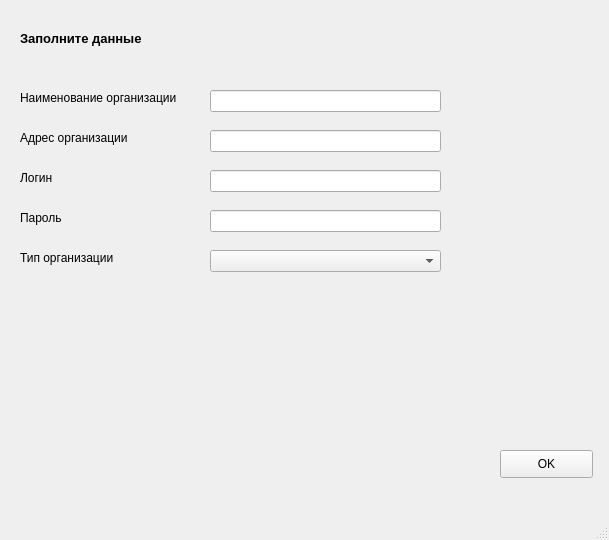
<?xml version="1.0" encoding="UTF-8"?>
<ui version="4.0">
 <class>MainWindow</class>
 <widget class="QMainWindow" name="MainWindow">
  <property name="geometry">
   <rect>
    <x>0</x>
    <y>0</y>
    <width>609</width>
    <height>540</height>
   </rect>
  </property>
  <property name="windowTitle">
   <string>организация</string>
  </property>
  <widget class="QWidget" name="centralwidget">
   <widget class="QLineEdit" name="lineEdit_2">
    <property name="geometry">
     <rect>
      <x>210</x>
      <y>90</y>
      <width>231</width>
      <height>22</height>
     </rect>
    </property>
   </widget>
   <widget class="QLabel" name="label_2">
    <property name="geometry">
     <rect>
      <x>20</x>
      <y>90</y>
      <width>171</width>
      <height>16</height>
     </rect>
    </property>
    <property name="text">
     <string>Наименование организации</string>
    </property>
   </widget>
   <widget class="QLabel" name="label_9">
    <property name="geometry">
     <rect>
      <x>20</x>
      <y>130</y>
      <width>131</width>
      <height>16</height>
     </rect>
    </property>
    <property name="text">
     <string>Адрес организации</string>
    </property>
   </widget>
   <widget class="QLabel" name="label_10">
    <property name="geometry">
     <rect>
      <x>20</x>
      <y>170</y>
      <width>131</width>
      <height>16</height>
     </rect>
    </property>
    <property name="text">
     <string>Логин</string>
    </property>
   </widget>
   <widget class="QLabel" name="label_11">
    <property name="geometry">
     <rect>
      <x>20</x>
      <y>210</y>
      <width>131</width>
      <height>16</height>
     </rect>
    </property>
    <property name="text">
     <string>Пароль</string>
    </property>
   </widget>
   <widget class="QLabel" name="label_12">
    <property name="geometry">
     <rect>
      <x>20</x>
      <y>30</y>
      <width>281</width>
      <height>16</height>
     </rect>
    </property>
    <property name="font">
     <font>
      <pointsize>10</pointsize>
      <weight>75</weight>
      <bold>true</bold>
     </font>
    </property>
    <property name="text">
     <string>Заполните данные</string>
    </property>
   </widget>
   <widget class="QLineEdit" name="lineEdit_3">
    <property name="geometry">
     <rect>
      <x>210</x>
      <y>130</y>
      <width>231</width>
      <height>22</height>
     </rect>
    </property>
   </widget>
   <widget class="QLineEdit" name="lineEdit_4">
    <property name="geometry">
     <rect>
      <x>210</x>
      <y>170</y>
      <width>231</width>
      <height>22</height>
     </rect>
    </property>
   </widget>
   <widget class="QLineEdit" name="lineEdit_5">
    <property name="geometry">
     <rect>
      <x>210</x>
      <y>210</y>
      <width>231</width>
      <height>22</height>
     </rect>
    </property>
   </widget>
   <widget class="QPushButton" name="pushButton">
    <property name="geometry">
     <rect>
      <x>500</x>
      <y>450</y>
      <width>93</width>
      <height>28</height>
     </rect>
    </property>
    <property name="text">
     <string>OK</string>
    </property>
   </widget>
   <widget class="QLabel" name="label">
    <property name="geometry">
     <rect>
      <x>20</x>
      <y>250</y>
      <width>161</width>
      <height>16</height>
     </rect>
    </property>
    <property name="text">
     <string>Тип организации</string>
    </property>
   </widget>
   <widget class="QComboBox" name="orgTypes">
    <property name="geometry">
     <rect>
      <x>210</x>
      <y>250</y>
      <width>231</width>
      <height>22</height>
     </rect>
    </property>
   </widget>
  </widget>
  <widget class="QMenuBar" name="menubar">
   <property name="geometry">
    <rect>
     <x>0</x>
     <y>0</y>
     <width>609</width>
     <height>26</height>
    </rect>
   </property>
  </widget>
  <widget class="QStatusBar" name="statusbar"/>
 </widget>
 <resources/>
 <connections/>
</ui>
